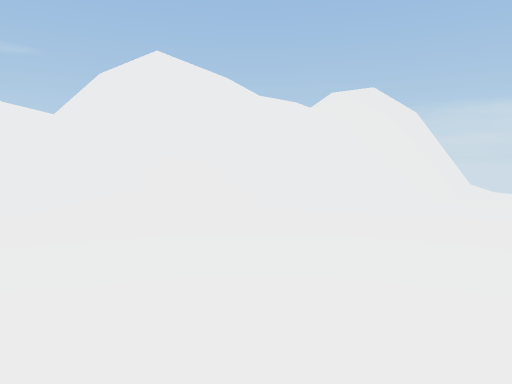
view 1 (above)

17 first-person views from a walk through a scene from a Unity 3-D project. The camera is 1.3 m above the floor, tilts 4° down and sees 70° across. The floor is counted in squares, 2 m on a side. Each view is taken from the middle of a square. On the plan, view 1 faces up. The plan holds only what a view shows up to about 11 squares ahead; the rest is blank. The place goes on beyond the plan.

view 2
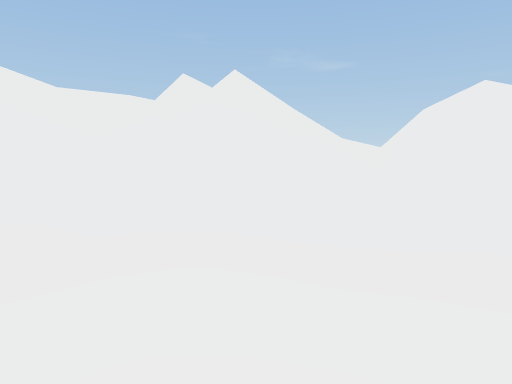

view 3
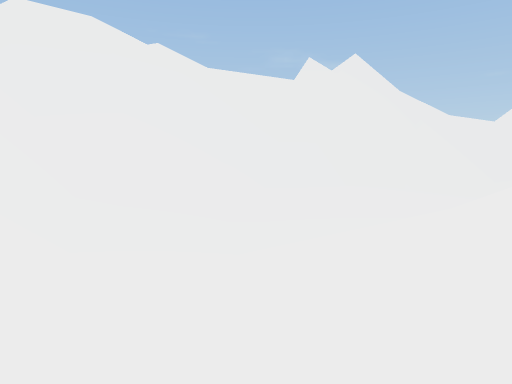

view 4
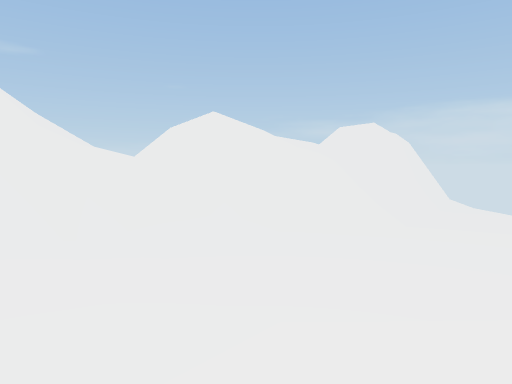

view 5
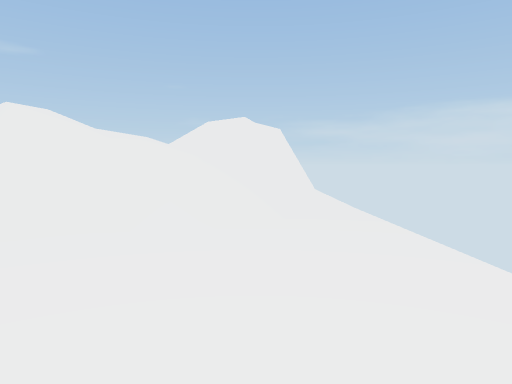

view 6
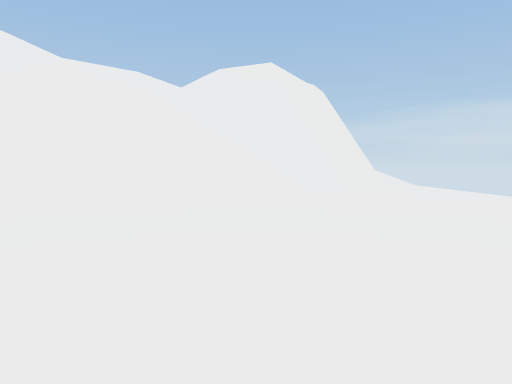

view 7
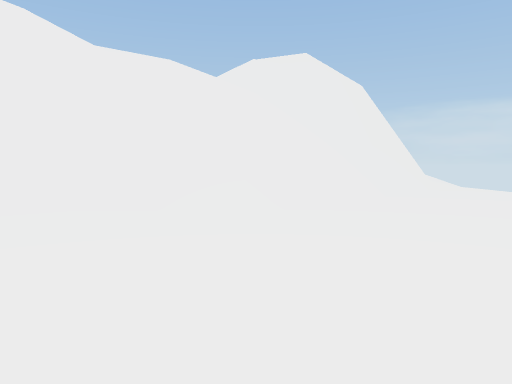

view 8
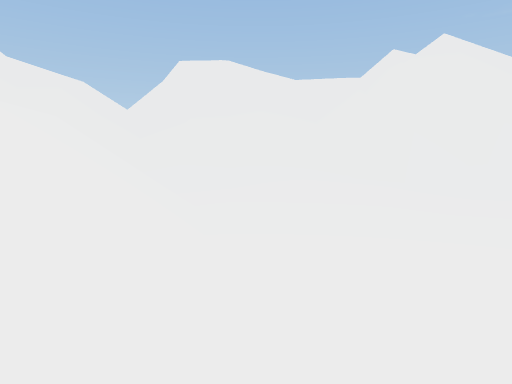

view 9
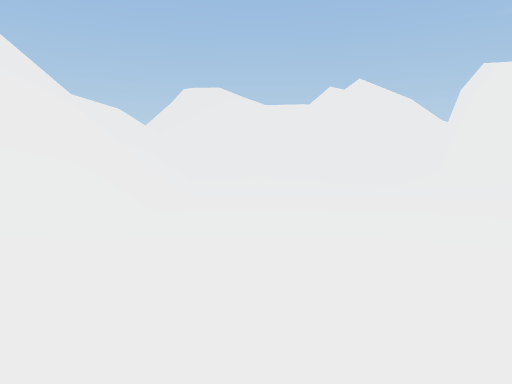

view 10
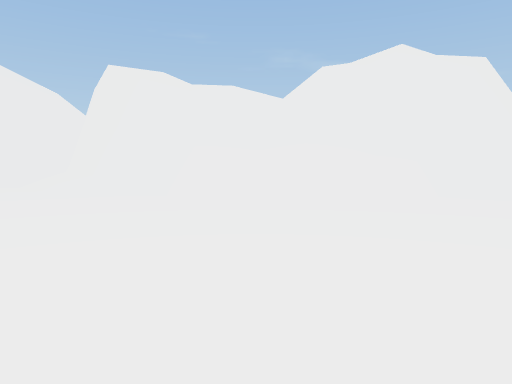

view 11
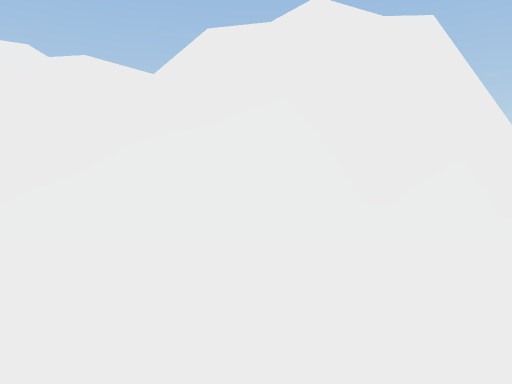

view 12
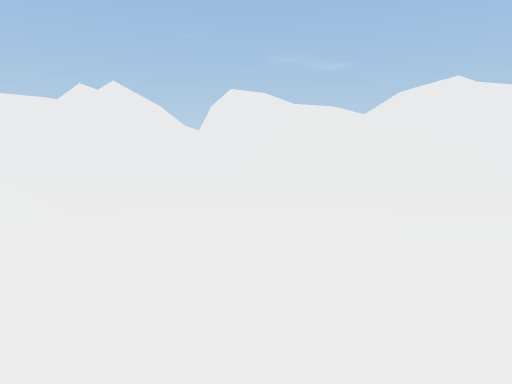

view 13
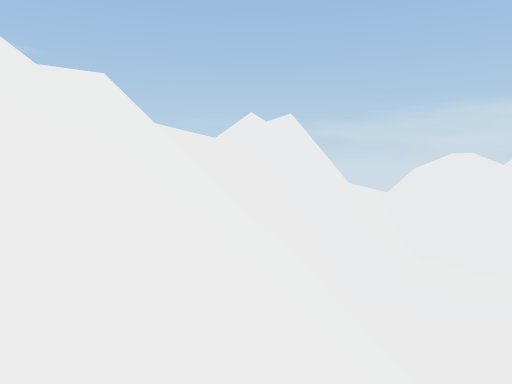

view 14
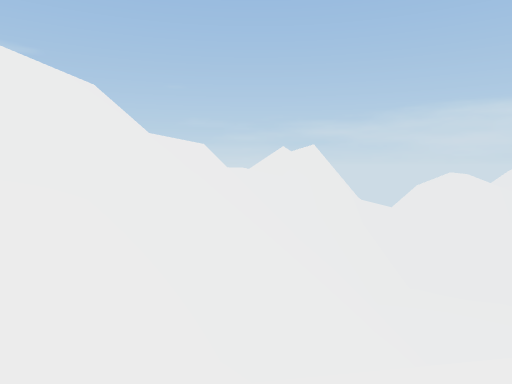

view 15
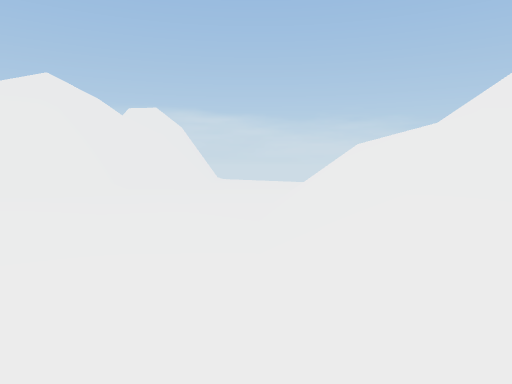

view 16
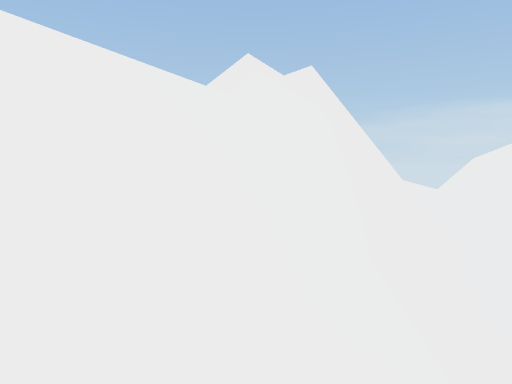

view 17
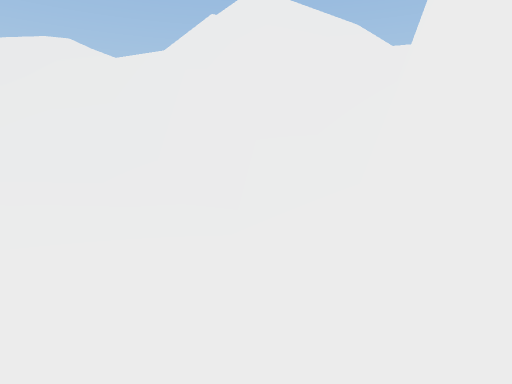

### Floor plan
Key: @ floor where view 1 was taken; # wall or solid block; . main floor; : floor 0.25 m higher than the main floor; + floor 0.75 m higher than the main floor; * floor 5.25 m higher than the main floor; % floor 6 m higher than the main floor; & floor 6.25 m higher than the main floor; $ floor 11.25 m higher than the main floor; / step, stairs or slope; = window, fence, low wall or low ledge; v drop or lower ground.
Columns run from 14 left of view 1 to 9 right of it. Each row starts with its distance up from view 1.
 16                      ##
 15                      ##
 14                     ###.
 13                 ##  ##..
 12                  ####...
 11          /vvvv&%/v###...
 10          ///////=##=....
  9       #/*vvvvv###//.....
  8      ##/######..........
  7       ####..............
  6       ##/...............
  5      ##:/...............
  4   #####++::.............
  3  ##=#//+++:.............
  2  =/////++++:............
  1  //////+:+::............
  0  //////:....//@/////....
 -1  /v=////....////=///+:..
 -2 $v#/////.../////////
 -3 v##/////..///////
 -4  /////##/..//
 -5    // v     /
 -6    /  vv

Where each view was taken, in squares from view 1:
view 1: 0 up, 0 right, facing up
view 2: 1 down, 0 right, facing up-left
view 3: 5 down, 2 left, facing up-left
view 4: 3 down, 1 left, facing up
view 5: 2 down, 5 right, facing up
view 6: 2 up, 4 right, facing up
view 7: 3 up, 3 right, facing up
view 8: 1 up, 3 right, facing left
view 9: 2 up, 9 right, facing left
view 10: 4 up, 9 right, facing up-left
view 11: 8 up, 9 right, facing up-left
view 12: 1 down, 9 right, facing up-left
view 13: 4 down, 10 left, facing up
view 14: 6 down, 11 left, facing up
view 15: 4 down, 6 left, facing up-right
view 16: 0 up, 10 left, facing up
view 17: 7 up, 0 right, facing left
